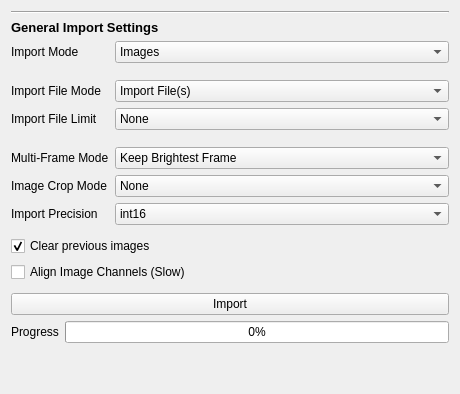
  <widget class="QWidget" name="import_tab">
   <attribute name="title">
    <string>Import</string>
   </attribute>
   <layout class="QVBoxLayout" name="verticalLayout">
    <item>
     <widget class="Line" name="line_11">
      <property name="orientation">
       <enum>Qt::Horizontal</enum>
      </property>
     </widget>
    </item>
    <item>
     <widget class="QLabel" name="label_37">
      <property name="font">
       <font>
        <pointsize>10</pointsize>
        <weight>75</weight>
        <bold>true</bold>
       </font>
      </property>
      <property name="text">
       <string>General Import Settings</string>
      </property>
     </widget>
    </item>
    <item>
     <layout class="QFormLayout" name="formLayout_8">
      <item row="2" column="1">
       <spacer name="verticalSpacer_16">
        <property name="orientation">
         <enum>Qt::Vertical</enum>
        </property>
        <property name="sizeType">
         <enum>QSizePolicy::Minimum</enum>
        </property>
        <property name="sizeHint" stdset="0">
         <size>
          <width>334</width>
          <height>5</height>
         </size>
        </property>
       </spacer>
      </item>
      <item row="3" column="0">
       <widget class="QLabel" name="label_51">
        <property name="text">
         <string>Import File Mode</string>
        </property>
       </widget>
      </item>
      <item row="3" column="1">
       <widget class="QComboBox" name="import_filemode">
        <item>
         <property name="text">
          <string>Import File(s)</string>
         </property>
        </item>
        <item>
         <property name="text">
          <string>Import Directory</string>
         </property>
        </item>
       </widget>
      </item>
      <item row="4" column="0">
       <widget class="QLabel" name="import_limit_label">
        <property name="text">
         <string>Import File Limit</string>
        </property>
       </widget>
      </item>
      <item row="4" column="1">
       <widget class="QComboBox" name="import_limit">
        <property name="currentIndex">
         <number>6</number>
        </property>
        <item>
         <property name="text">
          <string>1</string>
         </property>
        </item>
        <item>
         <property name="text">
          <string>5</string>
         </property>
        </item>
        <item>
         <property name="text">
          <string>10</string>
         </property>
        </item>
        <item>
         <property name="text">
          <string>20</string>
         </property>
        </item>
        <item>
         <property name="text">
          <string>50</string>
         </property>
        </item>
        <item>
         <property name="text">
          <string>100</string>
         </property>
        </item>
        <item>
         <property name="text">
          <string>None</string>
         </property>
        </item>
       </widget>
      </item>
      <item row="5" column="1">
       <spacer name="verticalSpacer_17">
        <property name="orientation">
         <enum>Qt::Vertical</enum>
        </property>
        <property name="sizeType">
         <enum>QSizePolicy::Minimum</enum>
        </property>
        <property name="sizeHint" stdset="0">
         <size>
          <width>334</width>
          <height>5</height>
         </size>
        </property>
       </spacer>
      </item>
      <item row="6" column="0">
       <widget class="QLabel" name="label_30">
        <property name="text">
         <string>Multi-Frame Mode</string>
        </property>
       </widget>
      </item>
      <item row="6" column="1">
       <widget class="QComboBox" name="import_multiframe_mode">
        <item>
         <property name="text">
          <string>Keep Brightest Frame</string>
         </property>
        </item>
        <item>
         <property name="text">
          <string>Average Frames</string>
         </property>
        </item>
        <item>
         <property name="text">
          <string>Sum Frames</string>
         </property>
        </item>
        <item>
         <property name="text">
          <string>Keep First Frame</string>
         </property>
        </item>
        <item>
         <property name="text">
          <string>Keep All Frames (BETA)</string>
         </property>
        </item>
       </widget>
      </item>
      <item row="7" column="0">
       <widget class="QLabel" name="label_22">
        <property name="text">
         <string>Image Crop Mode</string>
        </property>
       </widget>
      </item>
      <item row="7" column="1">
       <widget class="QComboBox" name="import_crop_mode">
        <item>
         <property name="text">
          <string>None</string>
         </property>
        </item>
        <item>
         <property name="text">
          <string>Crop Left Half</string>
         </property>
        </item>
        <item>
         <property name="text">
          <string>Crop Right Half</string>
         </property>
        </item>
        <item>
         <property name="text">
          <string>Crop Brightest Half</string>
         </property>
        </item>
       </widget>
      </item>
      <item row="8" column="0">
       <widget class="QLabel" name="label_21">
        <property name="text">
         <string>Import Precision</string>
        </property>
       </widget>
      </item>
      <item row="8" column="1">
       <widget class="QComboBox" name="import_precision">
        <property name="currentIndex">
         <number>1</number>
        </property>
        <item>
         <property name="text">
          <string>int8</string>
         </property>
        </item>
        <item>
         <property name="text">
          <string>int16</string>
         </property>
        </item>
        <item>
         <property name="text">
          <string>int32</string>
         </property>
        </item>
        <item>
         <property name="text">
          <string>native</string>
         </property>
        </item>
       </widget>
      </item>
      <item row="0" column="1">
       <widget class="QComboBox" name="import_mode">
        <item>
         <property name="text">
          <string>Images</string>
         </property>
        </item>
        <item>
         <property name="text">
          <string>NanoImager Data</string>
         </property>
        </item>
        <item>
         <property name="text">
          <string>ScanR Data</string>
         </property>
        </item>
        <item>
         <property name="text">
          <string>ImageJ files(s)</string>
         </property>
        </item>
        <item>
         <property name="text">
          <string>Mask (.tif) Segmentation(s)</string>
         </property>
        </item>
        <item>
         <property name="text">
          <string>Cellpose (.npy) Segmentation(s)</string>
         </property>
        </item>
        <item>
         <property name="text">
          <string>Oufti (.mat) Segmentation(s)</string>
         </property>
        </item>
        <item>
         <property name="text">
          <string>JSON (.txt) Segmentation(s)</string>
         </property>
        </item>
       </widget>
      </item>
      <item row="0" column="0">
       <widget class="QLabel" name="label_27">
        <property name="text">
         <string>Import Mode</string>
        </property>
       </widget>
      </item>
     </layout>
    </item>
    <item>
     <spacer name="verticalSpacer_15">
      <property name="orientation">
       <enum>Qt::Vertical</enum>
      </property>
      <property name="sizeType">
       <enum>QSizePolicy::Minimum</enum>
      </property>
      <property name="sizeHint" stdset="0">
       <size>
        <width>334</width>
        <height>5</height>
       </size>
      </property>
     </spacer>
    </item>
    <item>
     <layout class="QGridLayout" name="gridLayout_9">
      <item row="0" column="0">
       <widget class="QCheckBox" name="import_clear_previous">
        <property name="text">
         <string>Clear previous images</string>
        </property>
        <property name="checked">
         <bool>true</bool>
        </property>
       </widget>
      </item>
      <item row="2" column="0">
       <widget class="QCheckBox" name="import_align">
        <property name="text">
         <string>Align Image Channels (Slow)</string>
        </property>
        <property name="checked">
         <bool>false</bool>
        </property>
       </widget>
      </item>
     </layout>
    </item>
    <item>
     <spacer name="verticalSpacer_14">
      <property name="orientation">
       <enum>Qt::Vertical</enum>
      </property>
      <property name="sizeType">
       <enum>QSizePolicy::Minimum</enum>
      </property>
      <property name="sizeHint" stdset="0">
       <size>
        <width>334</width>
        <height>5</height>
       </size>
      </property>
     </spacer>
    </item>
    <item>
     <widget class="QPushButton" name="import_import">
      <property name="text">
       <string>Import</string>
      </property>
     </widget>
    </item>
    <item>
     <layout class="QFormLayout" name="formLayout_14">
      <item row="0" column="0">
       <widget class="QLabel" name="label_36">
        <property name="text">
         <string>Progress</string>
        </property>
       </widget>
      </item>
      <item row="0" column="1">
       <widget class="QProgressBar" name="import_progressbar">
        <property name="value">
         <number>0</number>
        </property>
       </widget>
      </item>
     </layout>
    </item>
    <item>
     <spacer name="verticalSpacer">
      <property name="orientation">
       <enum>Qt::Vertical</enum>
      </property>
      <property name="sizeHint" stdset="0">
       <size>
        <width>20</width>
        <height>40</height>
       </size>
      </property>
     </spacer>
    </item>
   </layout>
  </widget>
